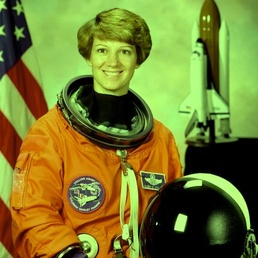
#> input picture img_proc/images/astronaut_wb.jpg, 258 x 258 px, shrunk from 512 x 512 before the run, found by its file name
$ jupyter execute 4_color_processing.ipynb
#> lines starting #> are read from the running program, lines starting #| are printed output that depends on the picture
## Introduction to Image Processing with Python
### Image Processing (RM1-VIS)
### University of Southern Denmark

[cell 1]
import numpy as np
import matplotlib.pyplot as plt
import skimage

[cell 2]
def plotImage(image, title):
    if(len(image.shape) == 2):
        plt.imshow(image, cmap='gray')
    else:
        plt.imshow(image)
    plt.title(title)
    plt.axis('off')
    plt.show()

#### White balance
Perform 'manual' white balancing on the image which has un-natural colors. You can determine a pixel location manually which serves as input for the white balancing.

[cell 3]
imageAstronaut = skimage.io.imread('C:\\Users\\marij\\Downloads\\images\\images\\astronaut_wb.jpg')
#> imageAstronaut is the input picture: shape (258, 258, 3); mean R, G, B 118.1, 123.7, 45.8

plt.imshow(imageAstronaut)
plt.title("original image")
plt.scatter(25, 50, s=10, c='red', marker='o')
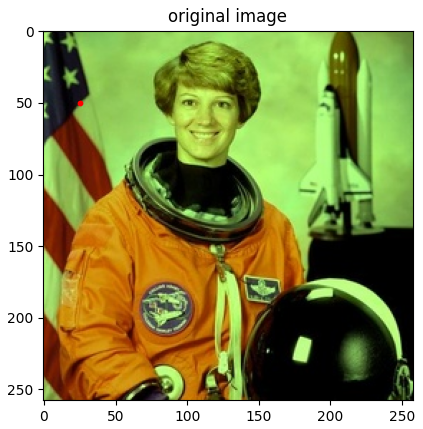
#> figure drawn by matplotlib, 1 panel

[cell 4]
def white_balance(img, coords):
#> called with coords = (100, 150)
    img = img.astype(np.float32)
    coords = np.array([coords]) if isinstance(coords, tuple) else np.array(coords)
    ref_pixel = img[coords[:, 1], coords[:, 0]] #img[y, x] returns ve vector of R, G, B values
#> ref_pixel = [[198, 130, 23]]
    mean_ref = np.mean(ref_pixel, axis=0)
#> mean_ref = [198, 130, 23]
    target = np.mean(mean_ref)
#> target = 117
    scale = target / mean_ref
#> scale = [0.591, 0.9, 5.09]
    img_balanced = img * scale[np.newaxis, np.newaxis, :]
    img_balanced = np.clip(img_balanced, 0, 255)
    img = img_balanced.astype(np.uint8)

    return img

[cell 5]
plotImage(white_balance(imageAstronaut, (100, 150)), "white balance corrected")
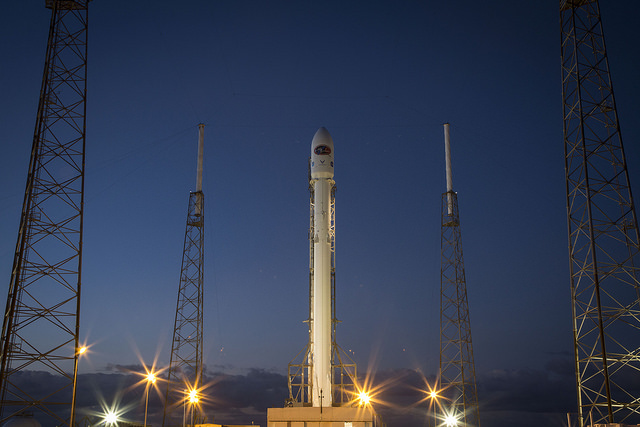
#> input picture skimage.data.rocket(), 640 x 427 px
#> further down, imageRocket is the input picture: shape (427, 640, 3); mean R, G, B 52.3, 61.3, 82.3

#### RGB to HSI
Implement the RGB to HSI function.

[cell 6]
def rgb2hsi(r, g, b):
    v = (r + g + b) / 3.0
    s = np.where(v == 0, 0, 1 - np.min([r, g, b], axis=0) / v)
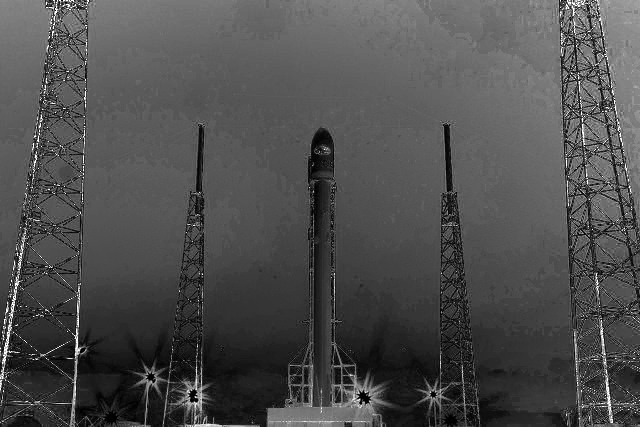
#> s: shape (427, 640) float32; min -1.19e-07, max 1, mean 0.308; drawn with min black and max white
    h = np.zeros_like(v)

    num = 0.5 * ((r - g) + (r - b))
    den = np.sqrt((r - g) ** 2 + (r - b) * (g - b))
    theta = np.arccos(np.clip(num / (den + 1e-10), -1, 1))  # Avoid division by zero

    h = np.where(b <= g, theta, 2 * np.pi - theta)
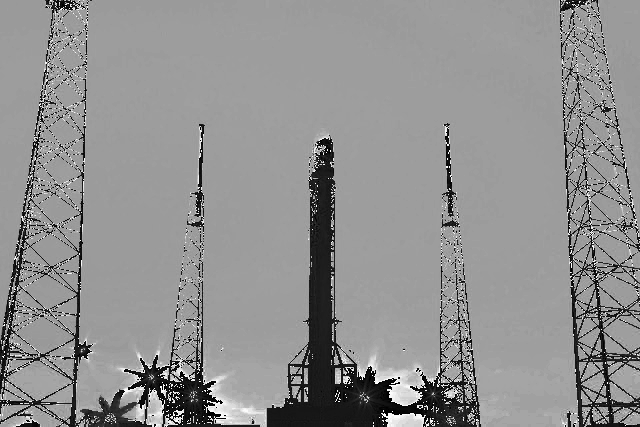
#> h: shape (427, 640) float32; min 0, max 6.26, mean 3.55; drawn with min black and max white
    h = np.degrees(h)  # Convert radians to degrees

    return h, s, v

#### Histogram Equalization

Apply histogram equalization to a color image. You can adapt your implementation from week 1.

[cell 7]
def histeq_color(image):
    img = image.astype(np.float32) / 255.0  # Corrected from img to image
    R, G, B = img[:, :, 0], img[:, :, 1], img[:, :, 2]
    H, S, V = rgb2hsi(R, G, B)

    V_flat = (V * 255).astype(np.uint8).flatten()
    hist, bins = np.histogram(V_flat, bins=256, range=[0, 256])
#> hist = 256 values, max 5184 at index 51, min 4 at index 237, mean 1067.5; bins = 257 values from 0 to 256
    cdf = hist.cumsum()
#> cdf = 256 values from 33 to 273280
    cdf_normalized = (cdf * cdf.min()) * 255 / (cdf.max() - cdf.min())
#> cdf_normalized = 256 values from 1.02 to 8416
    V_eq = cdf_normalized[V_flat].reshape(V.shape) / 255.0
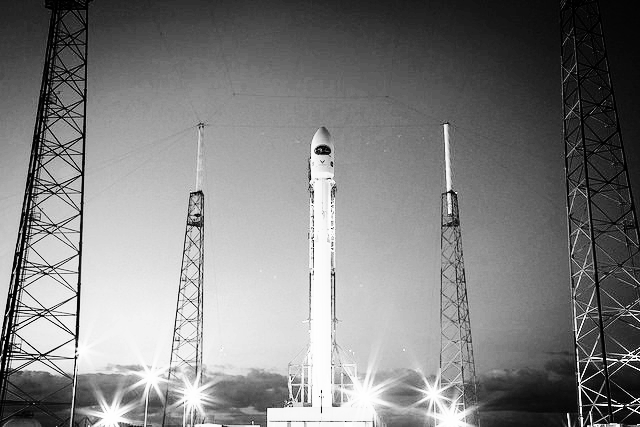
#> V_eq: shape (427, 640) float64; min 0.00399, max 33, mean 16.7; drawn with min black and max white

    H = H * 2 * np.pi
    R_out = np.zeros_like(V)
    G_out = np.zeros_like(V)
    B_out = np.zeros_like(V)

    for i in range(V.shape[0]):
        for j in range(V.shape[1]):
            h = H[i, j]
            s = S[i, j]
            v = V_eq[i, j]
            if h < 2 * np.pi / 3:
                R_out[i, j] = v * (1 + s * np.cos(h) / np.cos(np.pi / 3 - h))
                G_out[i, j] = 3 * v - (R_out[i, j] + B_out[i, j])
                B_out[i, j] = v * (1 - s)
            elif h < 4 * np.pi / 3:
                h = h - 2 * np.pi / 3
                G_out[i, j] = v * (1 + s * np.cos(h) / np.cos(np.pi / 3 - h))
                B_out[i, j] = 3 * v - (R_out[i, j] + G_out[i, j])
                R_out[i, j] = v * (1 - s)
            else:
                h = h - 4 * np.pi / 3
                B_out[i, j] = v * (1 + s * np.cos(h) / np.cos(np.pi / 3 - h))
                R_out[i, j] = 3 * v - (G_out[i, j] + B_out[i, j])
                G_out[i, j] = v * (1 - s)
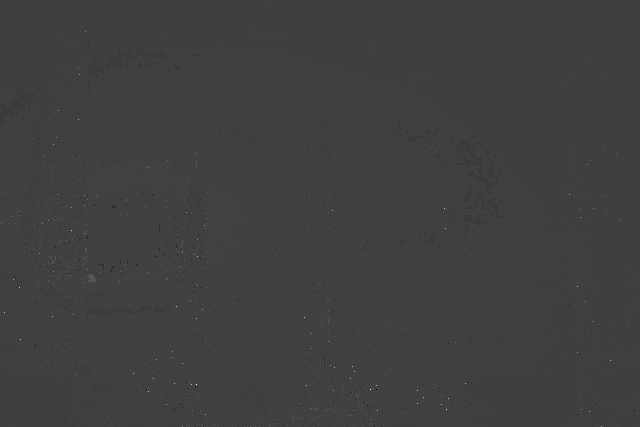
#> B_out: shape (427, 640) float32; min -1071.5, max 3253.2, mean 19; drawn with min black and max white
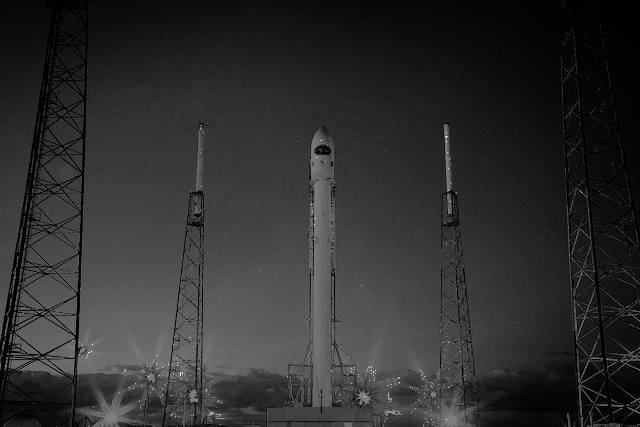
#> G_out: shape (427, 640) float32; min -1.14e-08, max 65.63, mean 12.2; drawn with min black and max white
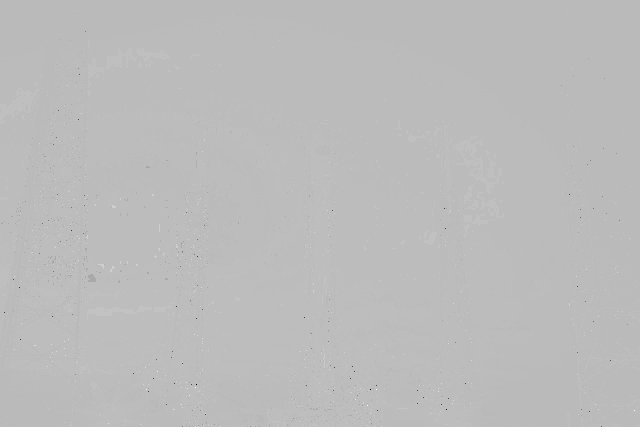
#> R_out: shape (427, 640) float32; min -3156.3, max 1169.7, mean 31; drawn with min black and max white
    image = np.stack([R_out, G_out, B_out], axis=2)
    image = np.clip(image * 255, 0, 255).astype(np.uint8)
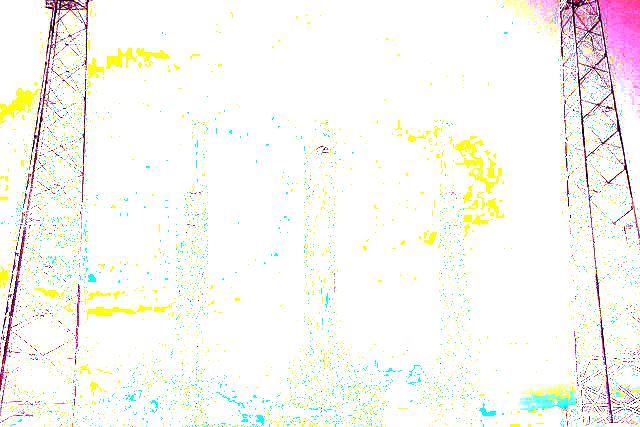
#> image: shape (427, 640, 3); mean of channels 0, 1, 2 248.8, 248.3, 242.3; drawn as R, G, B

    return image

[cell 8]
imageRocket = skimage.data.rocket()

plotImage(imageRocket, "original image")
plotImage(histeq_color(imageRocket), "histogram equalized")

#### Red eye correction

Photos taken with a flash close to the image lens can cause the 'red eye effect'. https://en.wikipedia.org/wiki/Red-eye_effect

Implement red eye reduction by segmenting based on a suitable color space. Then correct by de-saturating and reducing intensity within the segmentation.

[cell 9]
imageRedEyes = skimage.io.imread("images/BoldRedEye.JPG")
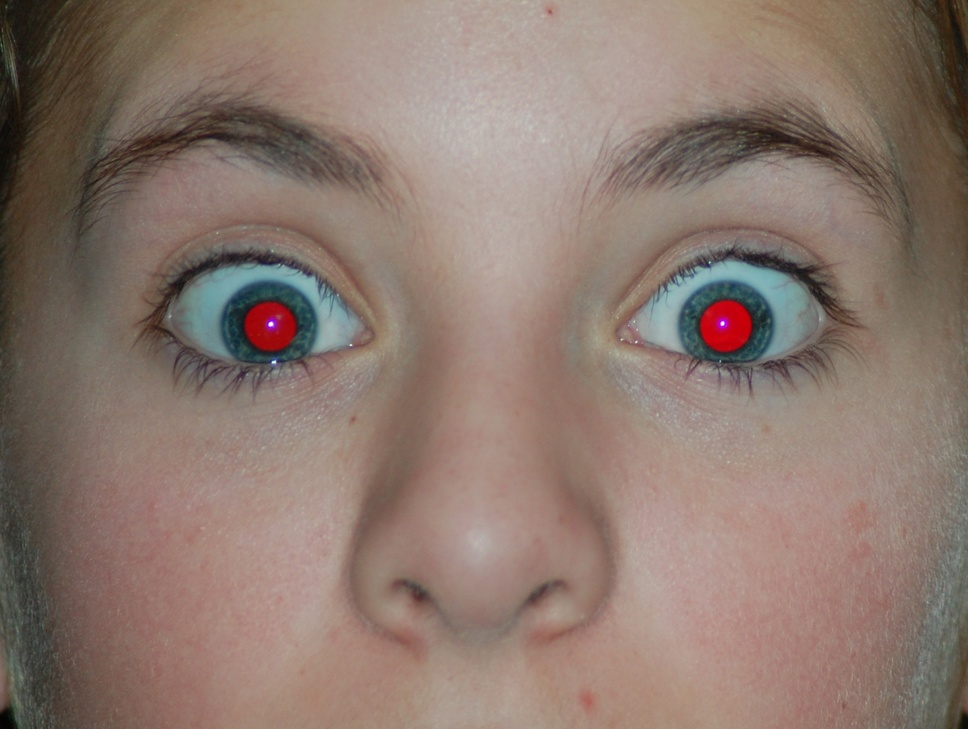
#> input picture img_proc/images/BoldRedEye.JPG, 968 x 729 px, shrunk from 1919 x 1444 before the run
#> imageRedEyes is the input picture: shape (729, 968, 3); mean R, G, B 139.6, 120.1, 109.9

[cell 10]
# standard median filtering of image
def red_eye_correction(image):
    return image

[cell 11]
plotImage(imageRedEyes, "input image")
